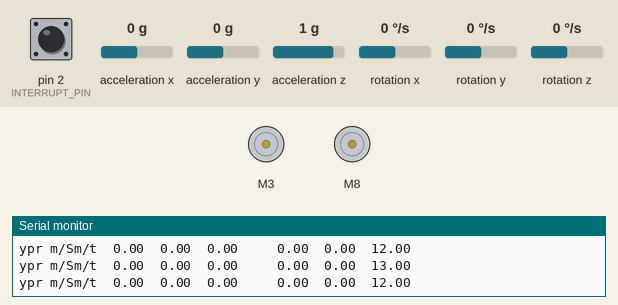
The sketch below on a simulated Arduino Uno, built with avr-gcc and run on an emulated ATmega328P. Parts: 2 × DC motor (green arrow = forward, orange = backward, longer = faster), the last lines printed to the serial monitor. The inputs (shaded band) are chosen by the test bench; at power-on: acceleration z 1 g, acceleration y 0 g, pin 2 (INTERRUPT_PIN) LOW, acceleration x 0 g, rotation x 0 °/s, rotation y 0 °/s, rotation z 0 °/s. The sensor or clock chip raises its interrupt line as the real part does.

Above: at 1.7 s.
1.8 s: acceleration z set to 0.1 g
3.3 s: acceleration z set to -0.2 g
At 4.4 s:
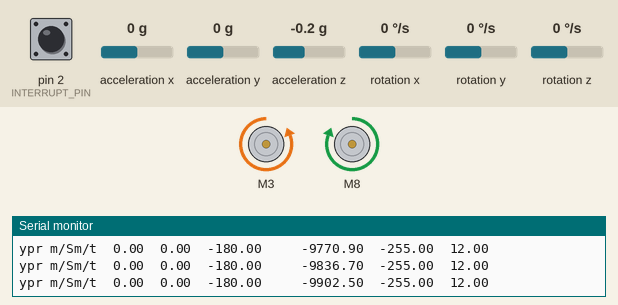
4.8 s: acceleration y set to 0.2 g
At 6.6 s:
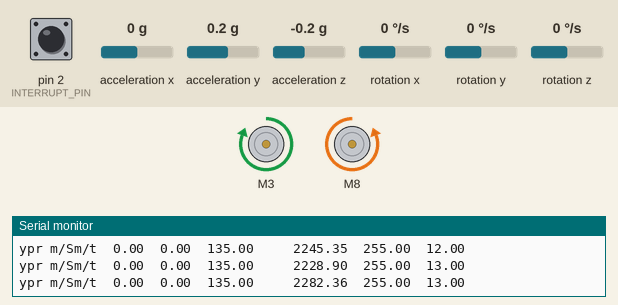
7.6 s: acceleration y set to -1.4 g
9.5 s: acceleration y set to 0.8 g
At 10.2 s:
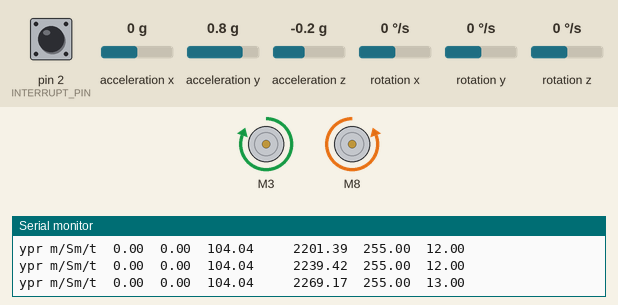
11.0 s: acceleration y set to -0.8 g
At 11.5 s:
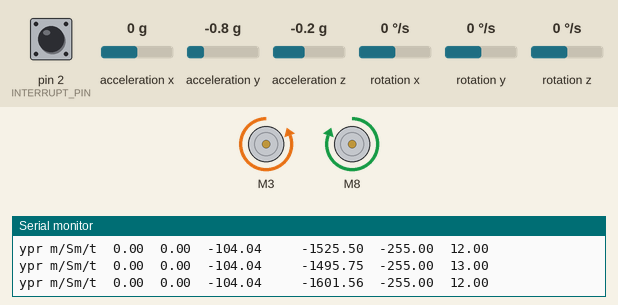
Timing chart, 0 to 13.6 s (numbered marks = the images above; inputs shaded):
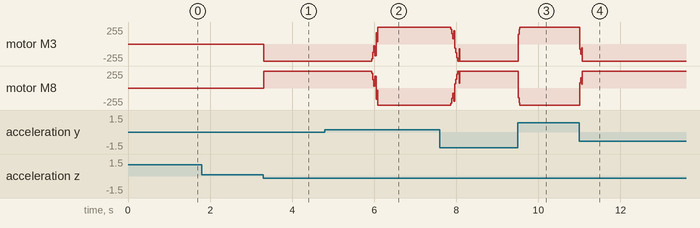

The sketch:

Robot_Balance.ino
```cpp
/*====================================
               Libraries
  ====================================
*/

// MPU libraries
#include "I2Cdev.h"
#include "MPU6050_6Axis_MotionApps20.h"
#include "Wire.h"

// Include motor library
#include "SparkFun_TB6612.h"

/* ======================================
           Define motor constants
   ======================================
*/
// Motor A:
#define AIN1 3
#define AIN2 4
#define PWMA 5
const int offsetA = 1; // Direction offset
// Motor B:
#define BIN1 8
#define BIN2 7
#define PWMB 6
const int offsetB = -1; // Direction offset
// Standby pin
#define STBY 9

/* =======================================
            Define MPU variables
   ======================================
*/
#define INTERRUPT_PIN 2  // use pin 2 on Arduino Uno & most boards

// MPU control/status vars
bool dmpReady = false;  // set true if DMP init was successful
uint8_t mpuIntStatus;   // holds actual interrupt status byte from MPU
uint8_t devStatus;      // return status after each device operation (0 = success, !0 = error)
uint16_t packetSize;    // expected DMP packet size (default is 42 bytes)
uint16_t fifoCount;     // count of all bytes currently in FIFO
uint8_t fifoBuffer[64]; // FIFO storage buffer

// orientation/motion vars
Quaternion q;           // [w, x, y, z]         quaternion container
VectorFloat gravity;    // [x, y, z]            gravity vector
float ypr[3];           // [yaw, pitch, roll]   yaw/pitch/roll container and gravity vector

/*========================================
          Variables for balancing
   =======================================
*/
// Angle and error variables
float currAngle = 0;
float targetAngle = 0;
float prevAngle = 0;
float error = 0;
float errorSum = 0;
float motorPower = 0;
float spMotorPower = 0; // Speed adjusted

// Pid constants
#define Kp  75000     // 40, mine was 85500, 78000
#define Kd  750     // 0.05, 500, 750
#define Ki  100         // 40, 85, 250

// Time variables
unsigned long int currTime, prevTime = 0;
float sampleTime;

// Control variables
char moveDirection = "S";
int speedMult = 0;
//#include "Bluetooth_Macros.h" // App macros for switch
/*=======================================
        Create motor and MPU objects
   ======================================
*/
// MPU
MPU6050 mpu;

// Motors
Motor RMotor = Motor(AIN1, AIN2, PWMA, offsetA, STBY); // Right Motor
Motor LMotor = Motor(BIN1, BIN2, PWMB, offsetB, STBY); // Left Motor


/*====================================
          Interrupt detection
  ====================================
*/
volatile bool mpuInterrupt = false;     // indicates whether MPU interrupt pin has gone high
void dmpDataReady() {
  mpuInterrupt = true;
}
/*==================================================================
                           SETUP FUNCTION
   =================================================================
*/

void setup() {
  // join I2C bus (I2Cdev library doesn't do this automatically)
  Wire.begin();
  Wire.setClock(400000); // 400kHz I2C clock. Comment this line if having compilation difficulties

  Serial.begin(112500); // Start Serial Monitor, HC-05 uses 9600

  // initialize device
  mpu.initialize();
  pinMode(INTERRUPT_PIN, INPUT);

  // load and configure the DMP
  devStatus = mpu.dmpInitialize();

  // set offsets
  mpu.setXGyroOffset(112);
  mpu.setYGyroOffset(12);
  mpu.setZGyroOffset(-11);
  mpu.setXAccelOffset(-4390);
  mpu.setYAccelOffset(-1294);
  mpu.setZAccelOffset(894);

  // Make sure it works (returns 0):
  if (devStatus == 0) {
    // Calibration Time: generate offsets and calibrate our MPU6050
    mpu.CalibrateAccel(6);
    mpu.CalibrateGyro(6);
    mpu.PrintActiveOffsets();
    // turn on the DMP, now that it's ready
    Serial.println(F("Enabling DMP..."));
    mpu.setDMPEnabled(true);

    // enable Arduino interrupt detection
    attachInterrupt(digitalPinToInterrupt(INTERRUPT_PIN), dmpDataReady, RISING);
    mpuIntStatus = mpu.getIntStatus();

    // set our DMP Ready flag so the main loop() function knows it's okay to use it
    dmpReady = true;

    // get expected DMP packet size for later comparison
    packetSize = mpu.dmpGetFIFOPacketSize();
  }
  else {
    // ERROR!
    // 1 = initial memory load failed
    // 2 = DMP configuration updates failed
    // (if it's going to break, usually the code will be 1)
    Serial.print(F("DMP Initialization failed (code "));
    Serial.print(devStatus);
    Serial.println(F(")"));
  }
}

void loop() {
  // if programming failed, don't try to do anything
  if (!dmpReady){
    digitalWrite(9, HIGH);
    delay(1000);
    digitalWrite(9, LOW);
    delay(1000);
    return;
  }

  // wait for MPU interrupt or extra packet(s) available
  while (!mpuInterrupt && fifoCount < packetSize) {
    if (mpuInterrupt && fifoCount < packetSize) {
      // try to get out of the infinite loop
      fifoCount = mpu.getFIFOCount();
    }
    /*else if (Serial.available() > 0) {
      moveDirection = Serial.read();
      switch (moveDirection) {
        case STOP:
          forward(RMotor, LMotor, spMotorPower);
          break;
        case
      }
    }*/
  }

  // reset interrupt flag and get INT_STATUS byte
  mpuInterrupt = false;
  mpuIntStatus = mpu.getIntStatus();

  // get current FIFO count
  fifoCount = mpu.getFIFOCount();
  if (fifoCount < packetSize) {
    //Lets go back and wait for another interrupt. We shouldn't be here, we got an interrupt from another event
  }

  // check for overflow (this should never happen unless our code is too inefficient)
  else if ((mpuIntStatus & _BV(MPU6050_INTERRUPT_FIFO_OFLOW_BIT)) || fifoCount >= 1024) {
    // reset so we can continue cleanly
    mpu.resetFIFO();
    Serial.println(F("FIFO overflow!"));
  }

  // otherwise, check for DMP data ready interrupt (this should happen frequently)
  else if (mpuIntStatus & _BV(MPU6050_INTERRUPT_DMP_INT_BIT)) {
    // read a packet from FIFO
    while (fifoCount >= packetSize) { // Lets catch up to NOW, someone is using the dreaded delay()!
      mpu.getFIFOBytes(fifoBuffer, packetSize);
      // track FIFO count here in case there is > 1 packet available
      // (this lets us immediately read more without waiting for an interrupt)
      fifoCount -= packetSize;
    }

    // Get yaw, pitch, and roll angles
    // Although we only need roll
    mpu.dmpGetQuaternion(&q, fifoBuffer);
    mpu.dmpGetGravity(&gravity, &q);
    mpu.dmpGetYawPitchRoll(ypr, &q, &gravity);

    // Calculate error
    currAngle = ypr[2] * DEG_TO_RAD; // Get roll, which is the robot's angle
    error = currAngle - targetAngle; // Find error
    errorSum = errorSum + error;     // Calculate sum of error for I
    errorSum = constrain(errorSum, -300, 300); // Limit Ki

    // Calculate motor power from P, I and D values
    currTime = millis();              // Get time for Ki
    sampleTime = currTime - prevTime; // Find time needed to get values

    // Calculate power, using PID
    motorPower = Kp * (error) + Ki * (errorSum) * sampleTime - Kd * (currAngle - prevAngle) / sampleTime;
    spMotorPower = constrain(motorPower, -255, 255); // Limit to avoid overflow
    //spMotorPower = map(motorPower, -1000.0, 1000.0, -256.0, 255.0); // Adjust for speed

    //Refresh angles for next iteration
    prevAngle = currAngle;
    prevTime = currTime;

    // Set motors
    forward(RMotor, LMotor, spMotorPower);
    /* Uncomment to print yaw/pitch/roll*/
        Serial.print("ypr m/Sm/t\t");
        Serial.print(ypr[0] * 180 / M_PI);
        Serial.print("\t");
        Serial.print(ypr[1] * 180 / M_PI);
        Serial.print("\t");
        Serial.print(ypr[2] * 180 / M_PI);
        Serial.print("\t \t");
        Serial.print(motorPower);
        Serial.print("\t");
        Serial.print(spMotorPower);
        Serial.print("\t");
        Serial.println(sampleTime);
    //*/
  }
}
```

Measured:
- the behaviour switches between 0 and -0.1 g on acceleration z (found by bisection; images 0 and 1)
- the behaviour switches between 0 and 0.1 g on acceleration y (found by bisection; images 1 and 2)
- after the input at 3.3 s, motor M3: stopped → backward 255/255 at once; motor M8: stopped → forward 255/255 at once
- after the input at 4.8 s, motor M3: backward 255/255 → forward 255/255 after 1.1 s; motor M8: forward 255/255 → backward 255/255 after 1.1 s
- after the input at 9.5 s, motor M3: backward 255/255 → forward 255/255 at once; motor M8: forward 255/255 → backward 255/255 at once
- after the input at 11.0 s, motor M3: forward 255/255 → backward 255/255 at once; motor M8: backward 255/255 → forward 255/255 at once
